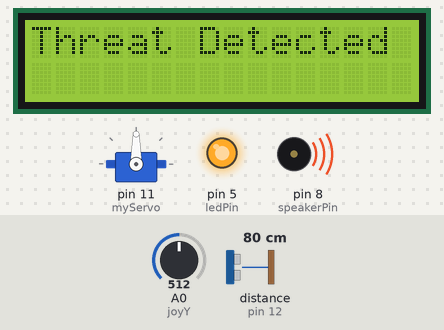
A sketch run on a simulated Arduino Uno, built with avr-gcc and run on an emulated ATmega328P. On the bench: servo, 16×2 character LCD, output pins drawn as LEDs (lit = HIGH), buzzer (waves = sounding). Wiring (inferred from the names in the program): ultrasonic range finder: trigger pin 13; echo pin 12. The test bench sets the inputs (shaded band); at power-on: distance to the obstacle (sensor on pin 12) 80 cm, A0 (joyY) = 512. The echo pulse lasts 58.3 µs per cm; pins used as bus, display or sensor lines are not drawn; what the sketch prints to the serial monitor is not drawn.

Above: at 1.2 s.
1.3 s: distance to the obstacle (sensor on pin 12) set to 97 cm
4.3 s: distance to the obstacle (sensor on pin 12) set to 105 cm
At 5.7 s:
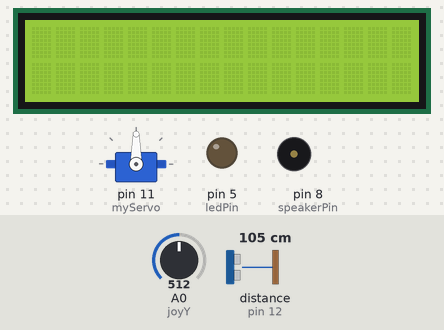
6.3 s: distance to the obstacle (sensor on pin 12) set to 9 cm
At 6.8 s:
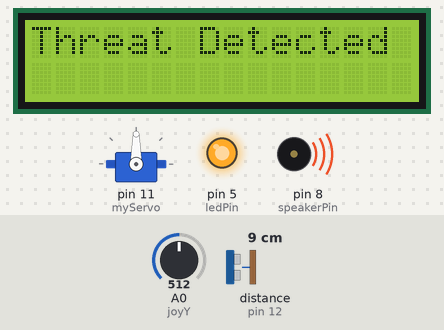
9.3 s: A0 (joyY) set to 716
At 9.7 s:
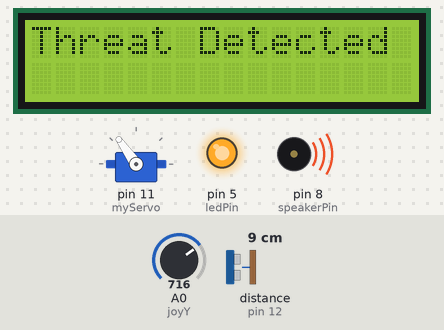
10.8 s: distance to the obstacle (sensor on pin 12) set to 35 cm
13.8 s: A0 (joyY) set to 900
At 14.2 s:
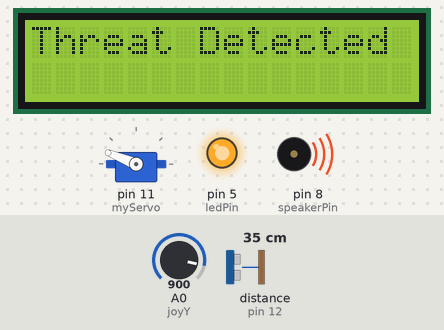
Timing chart, 0 to 16.3 s (numbered marks = the images above; inputs shaded):
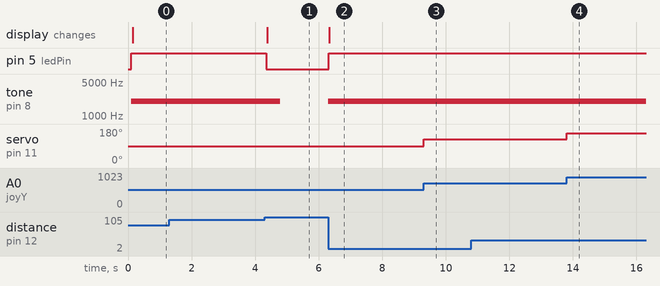

The sketch:

Radar.ino
```cpp
#include <Wire.h>
#include <LiquidCrystal_I2C.h>

#include <Servo.h>

// Defines Tirg and Echo pins of the Ultrasonic Sensor
LiquidCrystal_I2C lcd(0x27, 16, 2);
const int trigPin = 13;
const int echoPin = 12;
const int speakerPin = 8;
const int ledPin = 5;
const int joyY = 0;

// Variables for the duration and the distance
long duration;
int distance;
int joyVal;
Servo myServo; // Creates a servo object for controlling the servo motor


void setup() {
  pinMode(trigPin, OUTPUT); // Sets the trigPin as an Output
  pinMode(echoPin, INPUT); // Sets the echoPin as an Input
  pinMode(ledPin, OUTPUT);
  Serial.begin(9600);
  myServo.attach(11); // Defines on which pin is the servo motor attached
    lcd.begin();
}


void loop() {
  joyVal = analogRead(joyY);
  joyVal = map(joyVal, 0, 1023, 0, 180);
  myServo.write(joyVal);

  delay(30);
  distance = calculateDistance();// Calls a function for calculating the distance measured by the Ultrasonic sensor for each degree

  Serial.print(","); // Sends addition character right next to the previous value needed later in the Processing IDE for indexing
  Serial.print(distance); // Sends the distance value into the Serial Port
  Serial.print("."); // Sends addition character right next to the previous value needed later in the Processing IDE for indexing

  if(distance < 100){
    tone(speakerPin, 2000, 500);
    lcd.clear();
    digitalWrite(ledPin, HIGH);
    lcd.backlight();
    lcd.print("Threat Detected");

  }else{
    digitalWrite(ledPin, LOW);
    lcd.clear();
  }
}


// Function for calculating the distance measured by the Ultrasonic sensor
int calculateDistance(){

  digitalWrite(trigPin, LOW);
  delayMicroseconds(2);
  // Sets the trigPin on HIGH state for 10 micro seconds
  digitalWrite(trigPin, HIGH);
  delayMicroseconds(10);
  digitalWrite(trigPin, LOW);
  duration = pulseIn(echoPin, HIGH); // Reads the echoPin, returns the sound wave travel time in microseconds
  distance= duration*0.034/2;
  return distance;
}
```

Measured:
- the behaviour switches between 101 and 102 cm on distance to the obstacle (sensor on pin 12) (found by bisection; images 0 and 1)
- after the input at 1.3 s, every drawn part: stays the same
- after the input at 4.3 s, pin 5 (ledPin): HIGH → LOW after 0.05 s; tone on pin 8 (speakerPin): 2000 Hz → silent after 0.50 s
- after the input at 6.3 s, pin 5 (ledPin): LOW → HIGH at once; tone on pin 8 (speakerPin): silent → 2000 Hz at once; the display: changes at once (image 2)
- after the input at 9.3 s, servo on pin 11 (myServo): 90° → 125° at once
- after the input at 10.8 s, every drawn part: stays the same
- after the input at 13.8 s, servo on pin 11 (myServo): 125° → 158° at once
